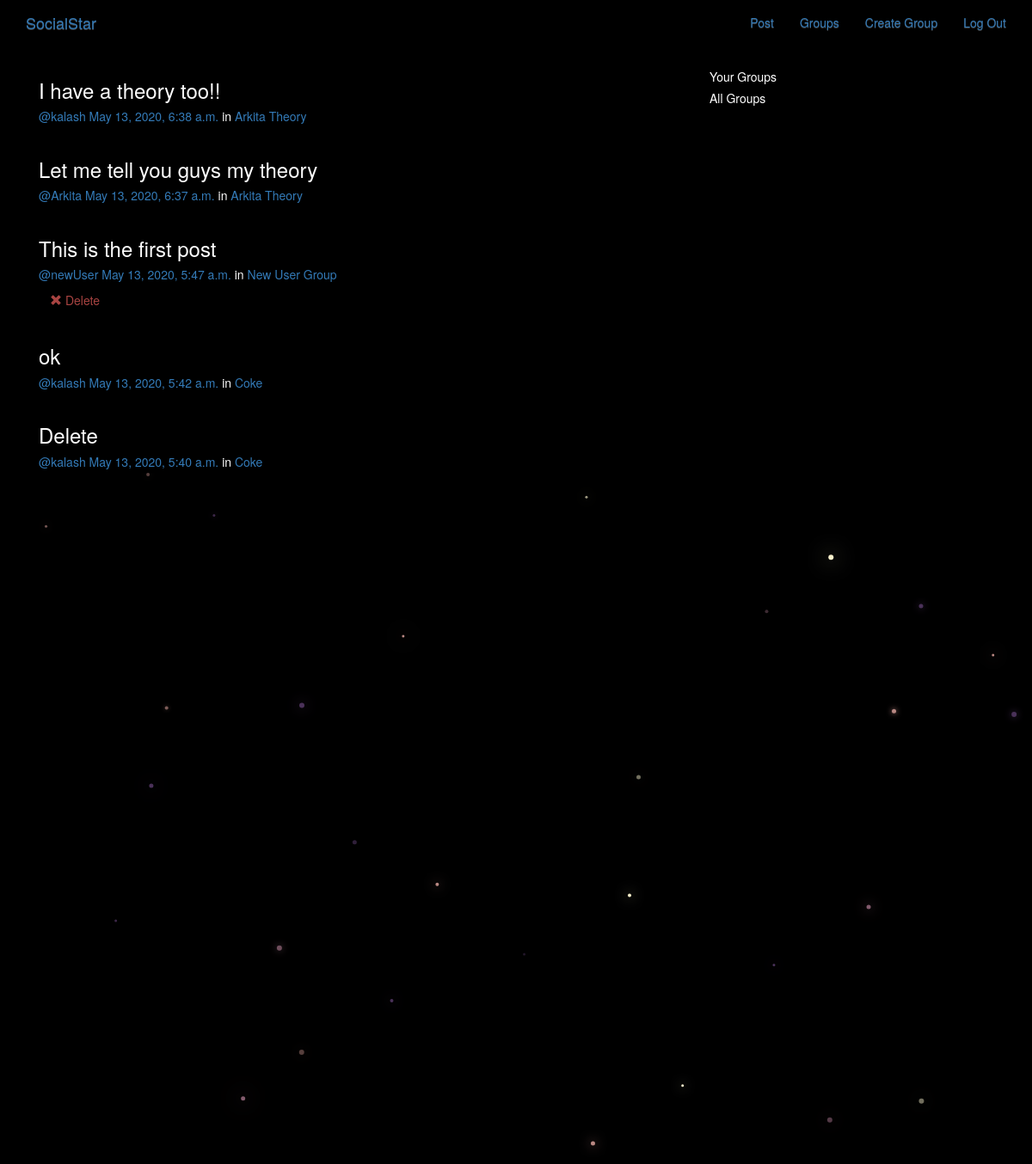
Screenshot of /posts/ (signed in) with the database file from the repository.
### posts/models.py (models this page shows, shortened)
class Post(models.Model):
    user = models.ForeignKey(User,related_name='posts',on_delete=models.CASCADE)
    created_at = models.DateTimeField(auto_now=True)
    message = models.TextField()
    message_html = models.TextField(editable=False)
    group = models.ForeignKey(Group, related_name='posts',null=True,blank=True, on_delete=models.CASCADE)
    class Meta():
        ordering = ['-created_at']
        unique_together = ['user','message']

### groups/models.py (models this page shows, shortened)
class Group(models.Model):
    name = models.CharField(max_length=255, unique=True)
    slug = models.SlugField(allow_unicode=True, unique=True)
    description = models.TextField(blank=True, default='')
    description_html = models.TextField(editable=False, default='', blank=True)
    members = models.ManyToManyField(User,through="GroupMember")
    class Meta:
        ordering = ["name"]

### posts/views.py (the view)
# urls.py: path('',views.PostList.as_view(),name='all'),
class PostList(SelectRelatedMixin,generic.ListView):
    model = models.Post
    select_related = ('user','group')

### posts/templates/posts/post_list.html (shortened to what this page needs)
{% extends "posts/post_base.html" %}
{% block pre_post_content %}
  <div class="col-md-4">
    {% if request.user.is_authenticated %}
      <div class="card card-with-shadow">
        <div class="content">
          <h5 class="title">Your Groups</h5>
        </div>
      </div>
      {% endif %}
        <div class="card card-with-shadow">
          <div class="content">
            <h5 class="title">All Groups</h5>
          </div>
        </div>
  </div>
{% endblock %}
{% block post_content %}
  <div class="col-md-8">
    {% for post in post_list %}
      {% include "posts/_post.html" %}
    {% endfor %}
  </div>
{% endblock %}

### posts/templates/posts/_post.html
<div class="post media">
  <h3>{{post.message_html|safe}}</h3>
  <div class="media-body">
    <h5 class="media-heading">
    <span class="username"> <a href="{% url 'posts:for_user' username=post.user.username%}">@{{post.user.username}}</a>
    </span>
    <time class="time">
    <a href="{% url 'posts:single' username=post.user.username pk=post.pk %}">{{post.created_at }}</a></time>
    {% if post.group %}
    <span class="group-name">in <a href="#">{{ post.group.name }}</a></span>
    {% endif %}
    </h5>
    <div class="media-footer">
      {% if user.is_authenticated and post.user == user and not hide_delete %}
        <a href="{% url 'posts:delete' pk=post.pk%}" title="delete" class="btn btn-simple">
        <span class="glyphicon glyphicon-remove text-danger" aria-hidden='true'></span>
        <span class="text-danger icon-label">Delete</span>
      </a>
      {% endif%}
    </div>
  </div>
</div>

### static/simplesocial/css/master.css (style rules this page uses)
body { margin: 0; overflow: hidden; background-color: black; color:white; }

### rows the page displays
Post: message_html "I have a theory too!!", user.username "kalash", created_at "May 13, 2020, 6:38 a.m.", group.name "Arkita Theory"
Post: message_html "Let me tell you guys my theory", user.username "Arkita", created_at "May 13, 2020, 6:37 a.m.", group.name "Arkita Theory"
Post: message_html "This is the first post", user.username "newUser", created_at "May 13, 2020, 5:47 a.m.", group.name "New User Group", shows "Delete"
Post: message_html "ok", user.username "kalash", created_at "May 13, 2020, 5:42 a.m.", group.name "Coke"
Post: message_html "Delete", user.username "kalash", created_at "May 13, 2020, 5:40 a.m.", group.name "Coke"
